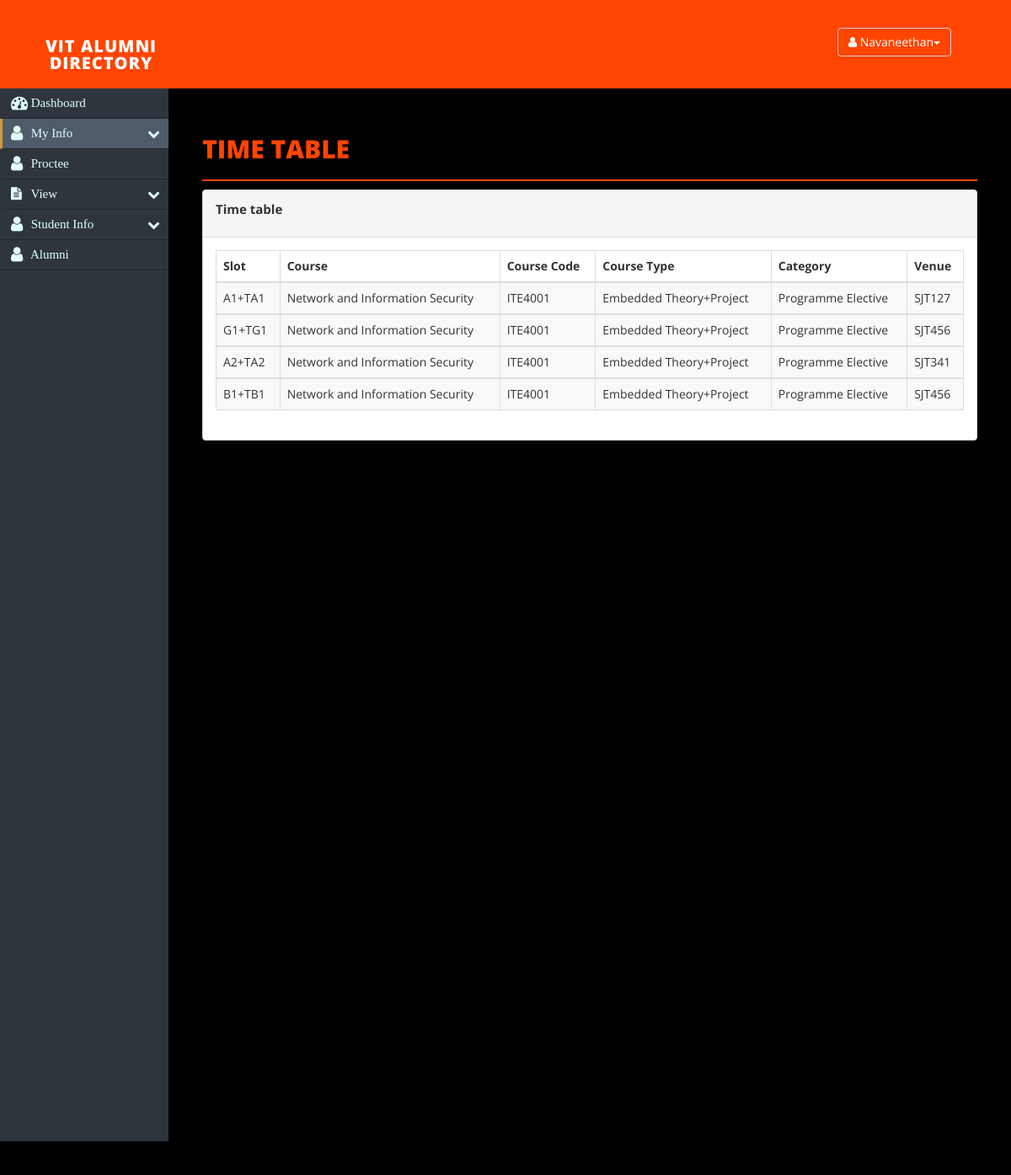
The app's page /book/timetable.php (signed in) with its own data.
### tables this page shows
CREATE TABLE `time_table` (
  `SNo` int(20) NOT NULL,
  `id` varchar(56) NOT NULL,
  `Name` varchar(56) NOT NULL,
  `RegistrationNumber` varchar(56) NOT NULL,
  `CourseCode` varchar(9) NOT NULL,
  `Course` varchar(67) NOT NULL,
  `CourseType` varchar(48) NOT NULL,
  `Role` varchar(45) NOT NULL,
  `Category` varchar(43) NOT NULL,
  `Slot` varchar(20) NOT NULL,
  `Venue` varchar(17) NOT NULL,
  `Faculty` varchar(43) NOT NULL,
  `Semester` varchar(56) NOT NULL,
  `Credits` int(8) NOT NULL
);

### book/timetable.php (the view, shortened to what this page needs)
<?php
$role=$_SESSION['rainbow_role'];
$id=$_SESSION['rainbow_uid'];
?>
<!DOCTYPE html>
<html xmlns="http://www.w3.org/1999/xhtml">
<head>
<link href="css/bootstrap.css" rel="stylesheet" />
<link href="css/font-awesome.css" rel="stylesheet" />
<link href="css/layout.css" rel="stylesheet" />
<link href="css/custom.css" rel="stylesheet" />
<link rel="stylesheet" href="https://cdnjs.cloudflare.com/ajax/libs/font-awesome/4.7.0/css/font-awesome.min.css">
</head>
<?php
if($role=="student"){
include("php/header_stu.php");
}
else
include("php/header.php");?>
<div id="page-wrapper">
<div id="page-inner">
<div class="row">
<div class="col-md-12">
<h1 class="page-head-line">Time Table
</h1>
</div>
</div>
<div class="panel panel-default">
<div class="panel-heading">
<p style="font-size: 15px;font-weight: bold;">Time table</p>
</div>
<div class="panel-body">
<div class="table-sorting table-responsive">
<table class="table table-striped table-bordered table-hover" id="tSortable22">
<thead>
<tr>
<th>Slot</th>
<th>Course</th>
<th>Course Code</th>
<th>Course Type</th>
<th>Category</th>
<th>Venue</th>
</tr>
</thead>
<?php
$conn = new mysqli('localhost','root','','portal');
if($conn->connect_error){
echo "$conn->connect_error";
die("Connection Failed : ". $conn->connect_error);
} else {
$sql = "SELECT * FROM time_table where id like '%$id%'";
$result = mysqli_query($conn, $sql);
while($row = mysqli_fetch_assoc($result))
{
?>
<tbody>
<tr>
<td><?php echo $row['Slot'];?></td>
<td><?php echo $row['Course'];?></td>
<td><?php echo $row['CourseCode'];?></td>
<td><?php echo $row['CourseType'];?></td>
<td><?php echo $row['Category'];?></td>
<td><?php echo $row['Venue'];?></td>
</tr>
</tbody>
<?php
}}
?>
</table>
</div>
</div>
</div>
</div>
</div>
<div id="footer-sec">
</div>
</body>
</html>

### book/css/layout.css (style rules this page uses)
body { font-family: 'Open Sans', sans-serif; line-height:25px; }
#page-wrapper { padding: 15px 15px; min-height: 600px; background: #000000; }
#page-inner { width: 100%; margin: 10px 20px 10px 0px; background-color: #000000!important; padding: 10px; min-height: 1200px; }
.page-head-line { font-size: 30px; text-transform: uppercase; color:orangered; font-weight: 800; padding-bottom: 20px; border-bottom: 2px solid orangered; margin-bottom: 10px; }
#footer-sec { background-color:#000; padding:20px 50px; color:#fff; font-size:12px; }
@media (min-width:768px) { #page-wrapper { margin: 0 0 0 200px; padding: 15px 30px; min-height: 1200px; } }

### records on screen
time_table: Slot "A1+TA1", Course "Network and Information Security", CourseCode "ITE4001", CourseType "Embedded Theory+Project", Category "Programme Elective", Venue "SJT127"
time_table: Slot "G1+TG1", Course "Network and Information Security", CourseCode "ITE4001", CourseType "Embedded Theory+Project", Category "Programme Elective", Venue "SJT456"
time_table: Slot "A2+TA2", Course "Network and Information Security", CourseCode "ITE4001", CourseType "Embedded Theory+Project", Category "Programme Elective", Venue "SJT341"
time_table: Slot "B1+TB1", Course "Network and Information Security", CourseCode "ITE4001", CourseType "Embedded Theory+Project", Category "Programme Elective", Venue "SJT456"

### other values on screen
$username "Navaneethan"
